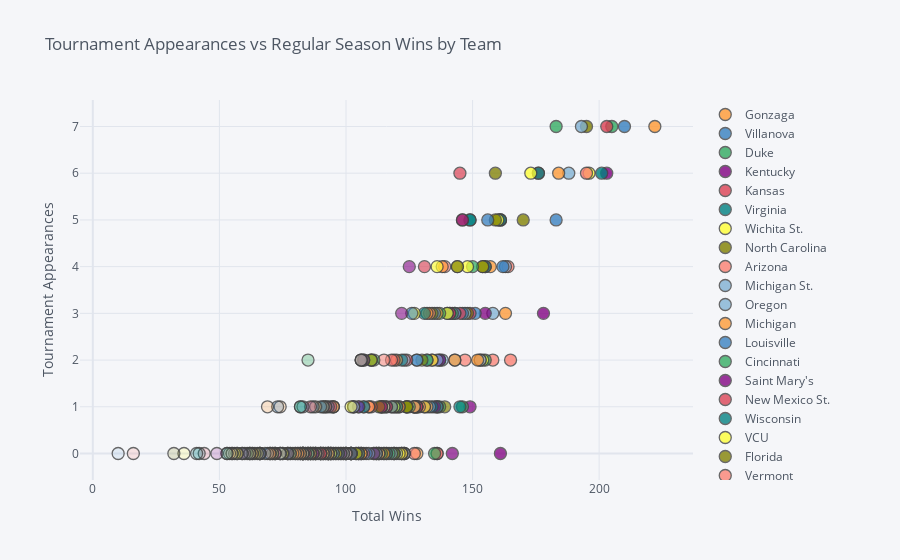

Notebook code cell kept with this figure:
### Code cell
df4.iplot(
    x='totalWins',
    y='appearances',
    categories='team',
    xTitle='Total Wins',
    yTitle='Tournament Appearances',
    title='Tournament Appearances vs Regular Season Wins by Team')
